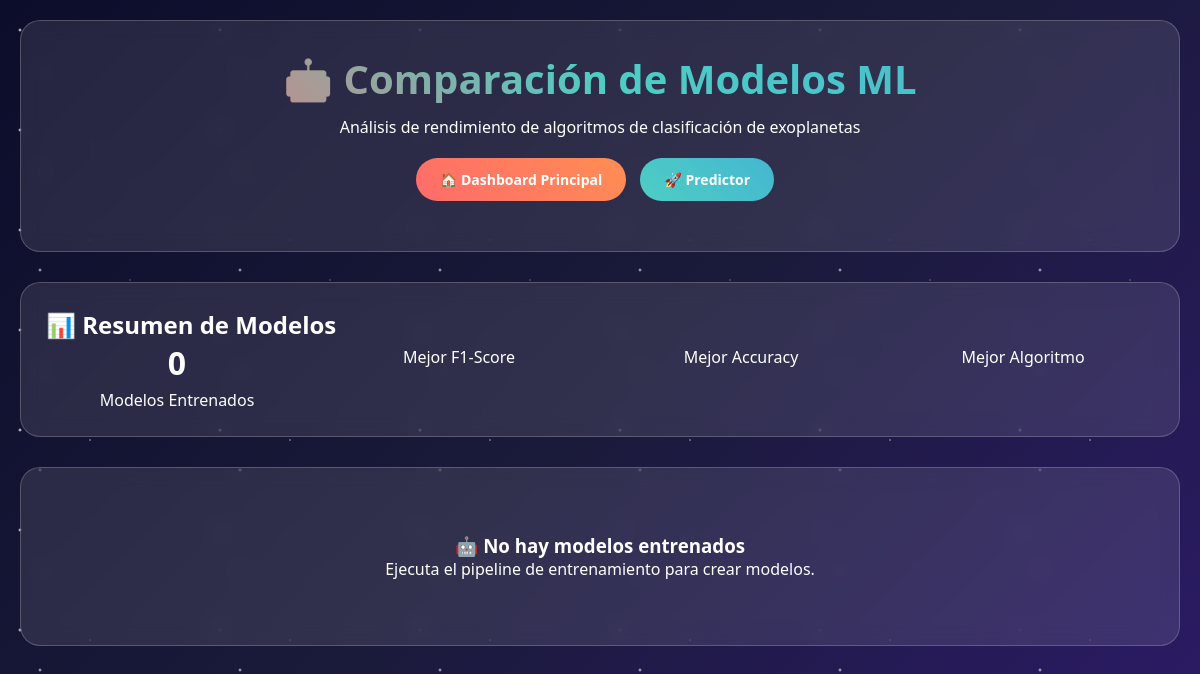
The app's page /exoplanet-ai/models/comparison/, older data.
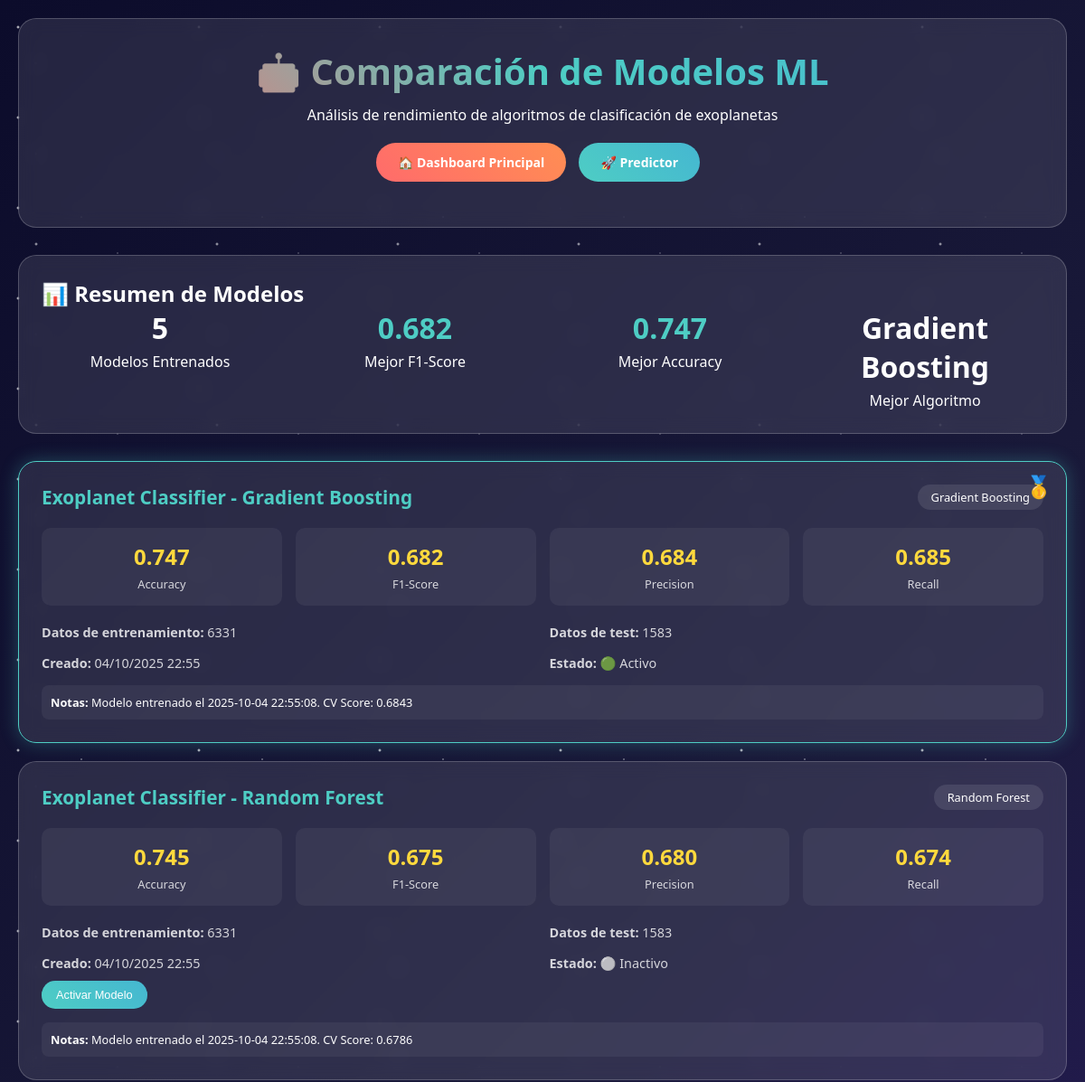
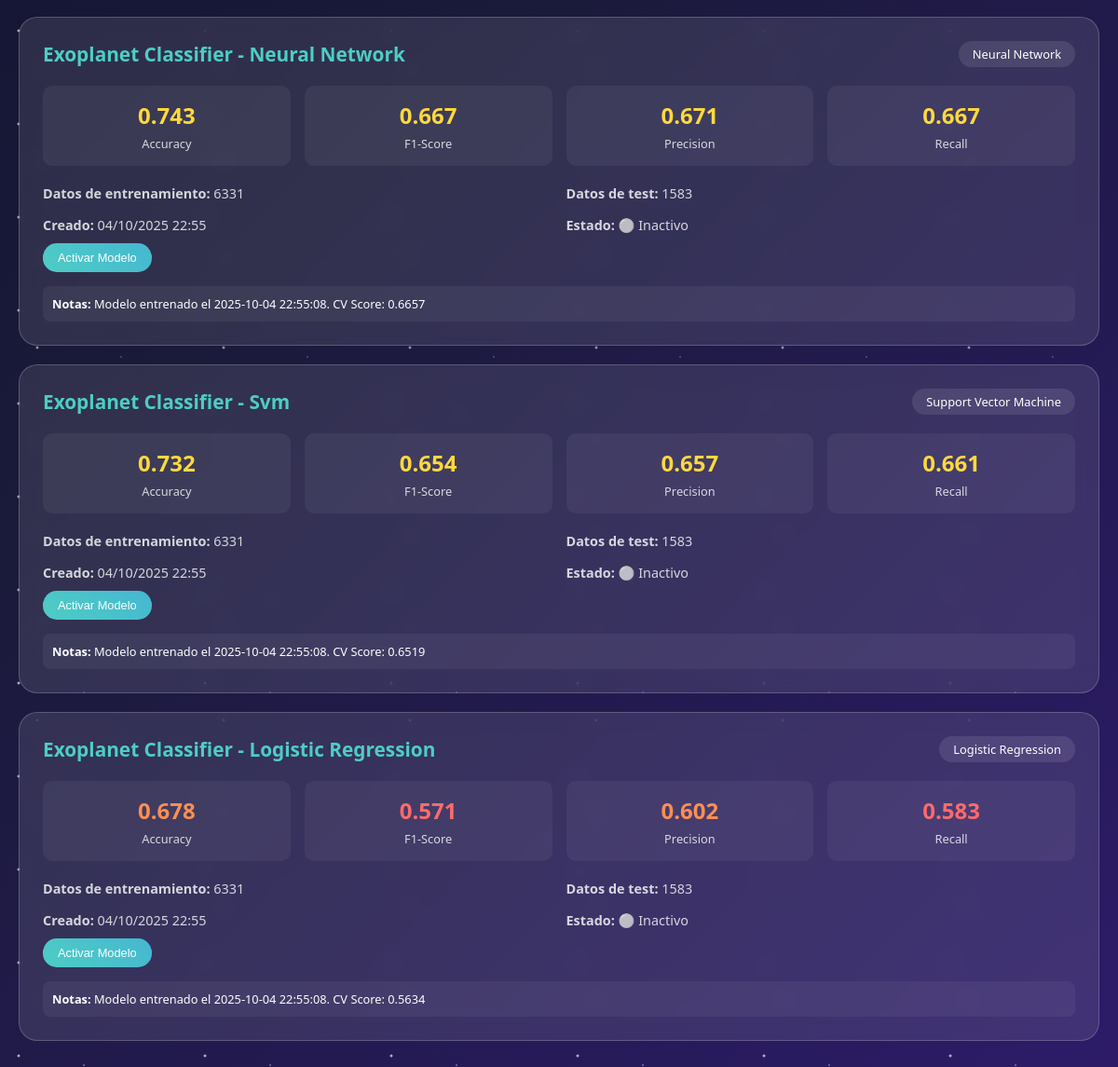
The same page, newer data (2 pictures, top to bottom).
### apps/exoplanet_ai/models.py (models this page shows, shortened)
class MLModel(models.Model):
    name = models.CharField(max_length=100, unique=True)
    algorithm = models.CharField(
        max_length=50,
        choices=[
            ('RANDOM_FOREST', 'Random Forest'),
            ('SVM', 'Support Vector Machine'),
            ('NEURAL_NETWORK', 'Neural Network'),
            ('GRADIENT_BOOSTING', 'Gradient Boosting'),
            ('LOGISTIC_REGRESSION', 'Logistic Regression'),
        ]
    )
    accuracy = models.FloatField(
        validators=[MinValueValidator(0.0), MaxValueValidator(1.0)]
    )
    precision = models.FloatField(
        validators=[MinValueValidator(0.0), MaxValueValidator(1.0)]
    )
    recall = models.FloatField(
        validators=[MinValueValidator(0.0), MaxValueValidator(1.0)]
    )
    f1_score = models.FloatField(
        validators=[MinValueValidator(0.0), MaxValueValidator(1.0)]
    )
    training_size = models.IntegerField(validators=[MinValueValidator(1)])
    test_size = models.IntegerField(validators=[MinValueValidator(1)])
    features_used = models.JSONField(
        help_text="Lista de características utilizadas para el entrenamiento"
    )
    hyperparameters = models.JSONField(
        blank=True,
        null=True,
        help_text="Hiperparámetros del modelo"
    )
    model_file_path = models.CharField(
        max_length=500,
        help_text="Ruta al archivo del modelo serializado"
    )
    scaler_file_path = models.CharField(
        max_length=500,
        blank=True,
        null=True,
        help_text="Ruta al archivo del scaler utilizado"
    )
    is_active = models.BooleanField(
        default=False,
        help_text="Indica si este es el modelo activo para predicciones"
    )
    created_at = models.DateTimeField(auto_now_add=True)
    notes = models.TextField(blank=True, null=True)
    class Meta:
        verbose_name = "ML Model"
        verbose_name_plural = "ML Models"
        ordering = ['-created_at']

### apps/exoplanet_ai/prediction_views.py (the view)
# urls.py: path('models/comparison/', prediction_views.model_comparison, name='model_comparison'),
def model_comparison(request):
    models = MLModel.objects.all().order_by('-f1_score')
    context = {
        'models': models
    }
    return render(request, 'exoplanet_ai/model_comparison.html', context)

### templates/exoplanet_ai/model_comparison.html (shortened to what this page needs)
{% load static %}
<!DOCTYPE html>
<html lang="es">
<head>
</head>
<body>
    <div class="container">
        <div class="header">
            <h1>🤖 Comparación de Modelos ML</h1>
            <p>Análisis de rendimiento de algoritmos de clasificación de exoplanetas</p>
            <div class="navigation">
                <a href="{% url 'home' %}" class="btn btn-secondary">🏠 Dashboard Principal</a>
                <a href="{% url 'exoplanet_ai:prediction_dashboard' %}" class="btn btn-primary">🚀 Predictor</a>
            </div>
        </div>
        <div class="summary-card">
            <h2>📊 Resumen de Modelos</h2>
            <div class="summary-stats">
                <div class="summary-item">
                    <div class="summary-value">{{ models.count }}</div>
                    <div>Modelos Entrenados</div>
                </div>
                <div class="summary-item">
                    <div class="summary-value best">{{ models.first.f1_score|floatformat:3 }}</div>
                    <div>Mejor F1-Score</div>
                </div>
                <div class="summary-item">
                    <div class="summary-value best">{{ models.first.accuracy|floatformat:3 }}</div>
                    <div>Mejor Accuracy</div>
                </div>
                <div class="summary-item">
                    <div class="summary-value">{{ models.first.get_algorithm_display }}</div>
                    <div>Mejor Algoritmo</div>
                </div>
            </div>
        </div>
        <div class="models-grid">
            {% for model in models %}
            <div class="model-card {% if model.is_active %}active{% endif %}">
                <div class="model-header">
                    <div class="model-name">{{ model.name }}</div>
                    <div class="model-algorithm">{{ model.get_algorithm_display }}</div>
                </div>
                <div class="metrics-grid">
                    <div class="metric-item">
                        <div class="metric-value {% if model.accuracy >= 0.75 %}best{% elif model.accuracy >= 0.70 %}good{% elif model.accuracy >= 0.65 %}average{% else %}poor{% endif %}">
                            {{ model.accuracy|floatformat:3 }}
                        </div>
                        <div class="metric-label">Accuracy</div>
                    </div>
                    <div class="metric-item">
                        <div class="metric-value {% if model.f1_score >= 0.70 %}best{% elif model.f1_score >= 0.65 %}good{% elif model.f1_score >= 0.60 %}average{% else %}poor{% endif %}">
                            {{ model.f1_score|floatformat:3 }}
                        </div>
                        <div class="metric-label">F1-Score</div>
                    </div>
                    <div class="metric-item">
                        <div class="metric-value {% if model.precision >= 0.70 %}best{% elif model.precision >= 0.65 %}good{% elif model.precision >= 0.60 %}average{% else %}poor{% endif %}">
                            {{ model.precision|floatformat:3 }}
                        </div>
                        <div class="metric-label">Precision</div>
                    </div>
                    <div class="metric-item">
                        <div class="metric-value {% if model.recall >= 0.70 %}best{% elif model.recall >= 0.65 %}good{% elif model.recall >= 0.60 %}average{% else %}poor{% endif %}">
                            {{ model.recall|floatformat:3 }}
                        </div>
                        <div class="metric-label">Recall</div>
                    </div>
                </div>
                <div class="model-info">
                    <div><strong>Datos de entrenamiento:</strong> {{ model.training_size|default:"N/A" }}</div>
                    <div><strong>Datos de test:</strong> {{ model.test_size|default:"N/A" }}</div>
                    <div><strong>Creado:</strong> {{ model.created_at|date:"d/m/Y H:i" }}</div>
                    <div><strong>Estado:</strong> {% if model.is_active %}🟢 Activo{% else %}⚪ Inactivo{% endif %}</div>
                </div>
                {% if not model.is_active %}
                <button class="activate-btn" onclick="activateModel({{ model.id }}, '{{ model.name }}')">
                    Activar Modelo
                </button>
                {% endif %}
                {% if model.notes %}
                <div style="margin-top: 15px; padding: 10px; background: rgba(255,255,255,0.05); border-radius: 8px; font-size: 0.8rem;">
                    <strong>Notas:</strong> {{ model.notes|truncatewords:20 }}
                </div>
                {% endif %}
            </div>
            {% empty %}
            <div class="model-card">
                <div style="text-align: center; padding: 40px;">
                    <h3>🤖 No hay modelos entrenados</h3>
                    <p>Ejecuta el pipeline de entrenamiento para crear modelos.</p>
                </div>
            </div>
            {% endfor %}
        </div>
    </div>
</body>
</html>

### templates/exoplanet_ai/model_comparison.html (style rules this page uses)
* { margin: 0; padding: 0; box-sizing: border-box; }
body { font-family: 'Segoe UI', Tahoma, Geneva, Verdana, sans-serif; background: linear-gradient(135deg, #0c0c2b 0%, #1a1a3a 50%, #2d1b69 100%); color: #ffffff; min-height: 100vh; position: relative; }
body::before { content: ''; position: fixed; top: 0; left: 0; width: 100%; height: 100%; background-image: radial-gradient(2px 2px at 20px 30px, #fff, transparent), radial-gradient(2px 2px at 40px 70px, rgba(255,255,255,0.8), transparent), radial-gradient(1px 1px at 90px 40px, #fff, transparent), radial-gradient(1px 1px at 130px 80px, rgba(255,255,255,0.6), transparent); background-repeat: repeat; background-size: 200px 100px; animation: twinkle 20s infinite; z-index: -1; }
.container { max-width: 1200px; margin: 0 auto; padding: 20px; }
.header { text-align: center; margin-bottom: 30px; background: rgba(255, 255, 255, 0.1); backdrop-filter: blur(10px); border-radius: 20px; padding: 30px; border: 1px solid rgba(255, 255, 255, 0.2); }
.header h1 { font-size: 2.5rem; margin-bottom: 10px; background: linear-gradient(45deg, #ff6b6b, #4ecdc4, #45b7d1); -webkit-background-clip: text; -webkit-text-fill-color: transparent; background-clip: text; }
.navigation { margin: 20px 0; }
.btn { padding: 12px 24px; border: none; border-radius: 25px; font-weight: bold; cursor: pointer; transition: all 0.3s ease; font-size: 14px; text-decoration: none; display: inline-block; margin-right: 10px; }
.btn-primary { background: linear-gradient(45deg, #4ecdc4, #45b7d1); color: white; }
.btn-secondary { background: linear-gradient(45deg, #ff6b6b, #ff8e53); color: white; }
.models-grid { display: grid; gap: 20px; margin-bottom: 30px; }
.model-card { background: rgba(255, 255, 255, 0.1); backdrop-filter: blur(10px); border-radius: 20px; padding: 25px; border: 1px solid rgba(255, 255, 255, 0.2); transition: transform 0.3s ease; position: relative; }
.model-card.active { border-color: #4ecdc4; box-shadow: 0 0 20px rgba(78, 205, 196, 0.3); }
.model-card.active::before { content: '🥇'; position: absolute; top: 10px; right: 15px; font-size: 24px; }
.model-header { display: flex; justify-content: space-between; align-items: center; margin-bottom: 20px; }
.model-name { font-size: 1.3rem; font-weight: bold; color: #4ecdc4; }
.model-algorithm { background: rgba(255, 255, 255, 0.1); padding: 5px 15px; border-radius: 20px; font-size: 0.8rem; color: #ffffff; }
.metrics-grid { display: grid; grid-template-columns: repeat(4, 1fr); gap: 15px; margin-bottom: 20px; }
.metric-item { text-align: center; background: rgba(255, 255, 255, 0.05); padding: 15px; border-radius: 10px; }
.metric-value { font-size: 1.5rem; font-weight: bold; margin-bottom: 5px; }
.metric-label { font-size: 0.8rem; opacity: 0.8; }
.model-info { display: grid; grid-template-columns: 1fr 1fr; gap: 15px; font-size: 0.9rem; opacity: 0.8; }
.activate-btn { background: linear-gradient(45deg, #4ecdc4, #45b7d1); color: white; border: none; padding: 8px 16px; border-radius: 15px; cursor: pointer; font-size: 0.8rem; margin-top: 10px; }
.summary-card { background: rgba(255, 255, 255, 0.1); backdrop-filter: blur(10px); border-radius: 20px; padding: 25px; border: 1px solid rgba(255, 255, 255, 0.2); margin-bottom: 30px; }
.summary-stats { display: grid; grid-template-columns: repeat(auto-fit, minmax(200px, 1fr)); gap: 20px; }
.summary-item { text-align: center; }
.summary-value { font-size: 2rem; font-weight: bold; margin-bottom: 5px; }
.best { color: #4ecdc4; }
.good { color: #ffd93d; }
.average { color: #ff8e53; }
.poor { color: #ff6b6b; }

Row changes from the older to the newer data that the page shows:
added MLModel: first.f1_score "0.682", first.accuracy "0.747", first.algorithm "Gradient Boosting", name "Exoplanet Classifier - Gradient Boosting", algorithm "Gradient Boosting", accuracy "0.747", f1_score "0.682", precision "0.684", recall "0.685", training_size "6331", test_size "1583", created_at "04/10/2025 22:55", is_active "🟢 Activo", notes "Modelo entrenado el 2025-10-04 22:55:08. CV Score: 0.6843"
added MLModel: name "Exoplanet Classifier - Random Forest", algorithm "Random Forest", accuracy "0.745", f1_score "0.675", precision "0.680", recall "0.674", training_size "6331", test_size "1583", created_at "04/10/2025 22:55", is_active "⚪ Inactivo", notes "Modelo entrenado el 2025-10-04 22:55:08. CV Score: 0.6786"
added MLModel: name "Exoplanet Classifier - Neural Network", algorithm "Neural Network", accuracy "0.743", f1_score "0.667", precision "0.671", recall "0.667", training_size "6331", test_size "1583", created_at "04/10/2025 22:55", is_active "⚪ Inactivo", notes "Modelo entrenado el 2025-10-04 22:55:08. CV Score: 0.6657"
added MLModel: name "Exoplanet Classifier - Svm", algorithm "Support Vector Machine", accuracy "0.732", f1_score "0.654", precision "0.657", recall "0.661", training_size "6331", test_size "1583", created_at "04/10/2025 22:55", is_active "⚪ Inactivo", notes "Modelo entrenado el 2025-10-04 22:55:08. CV Score: 0.6519"
added MLModel: name "Exoplanet Classifier - Logistic Regression", algorithm "Logistic Regression", accuracy "0.678", f1_score "0.571", precision "0.602", recall "0.583", training_size "6331", test_size "1583", created_at "04/10/2025 22:55", is_active "⚪ Inactivo", notes "Modelo entrenado el 2025-10-04 22:55:08. CV Score: 0.5634"
Text that changed along with them:
{{ models.count }}: "0" → "5"
text no longer shown: "🤖 No hay modelos entrenados Ejecuta el pipeline de entrenamiento para crear modelos."
